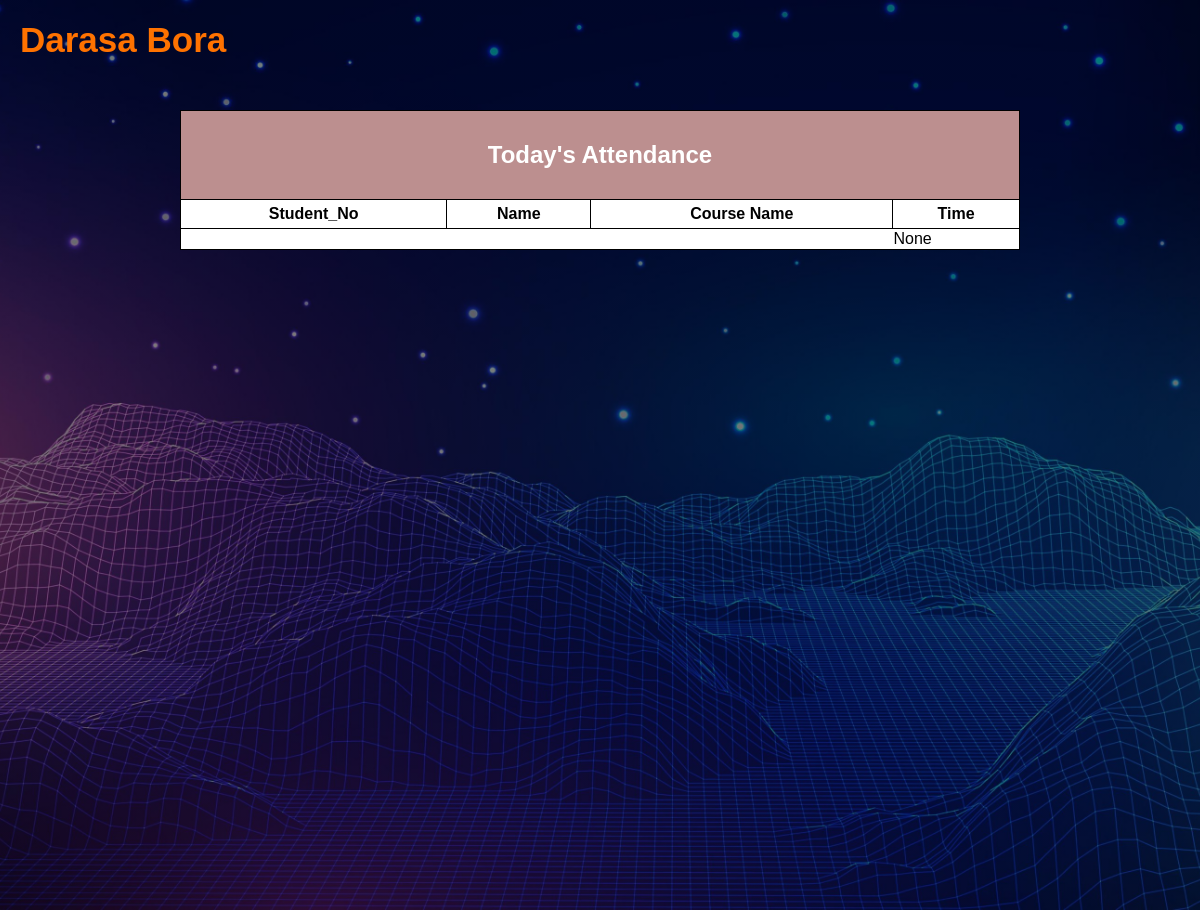
The app's page /home, older data.
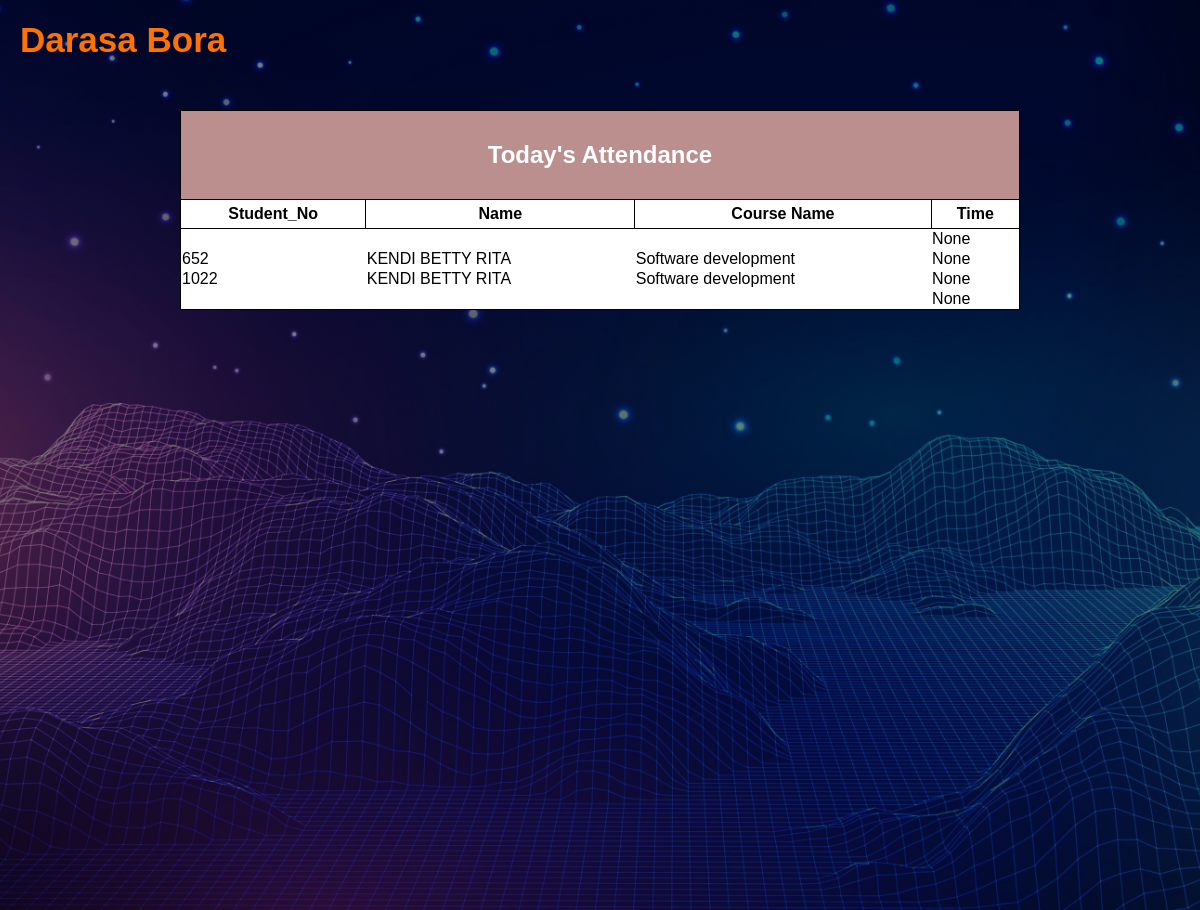
The same page, newer data.
### tables this page shows
CREATE TABLE users (
   username TEXT NOT NULL,
   password TEXT,
   email TEXT NOT NULl,
   student_no TEXT,
   course_name TEXT,
   name TEXT,
   time datetime,
   photo VARBINARY
   );

### app.py (the view)
@ app.route('/home', methods=['GET', 'POST'])
def home():
    conn = get_db_connection()
    cur = conn.cursor()
    cur.execute('SELECT student_no, name, course_name, time FROM users')
    records = cur.fetchall()
    conn.close()
    return render_template('home.html', records=records)

### app.py (called while the page is built)
def get_db_connection():
    conn = sqlite3.connect('database.db')
    conn.row_factory = sqlite3.Row
    return conn

### templates/home.html (shortened to what this page needs)
<!DOCTYPE html>
<html lang="en">
<head>
    <link rel="stylesheet" href="static/css/home.css">
</head>
<body>
    <div class="main">
        <div class="navbar">
            <div class="icon">
                <h2 class="logo">Darasa Bora</h2>
            </div>
        </div>
        <table>
            <head>
                <form action="{{ url_for('home') }}" method="post">
                    <tr>
                        <th colspan="100%" class="table-title">
                            <h2> Today's Attendance </h2>
                        </th>
                    </tr>
                    <tr>
                        <th>Student_No</th>
                        <th>Name</th>
                        <th>Course Name</th>
                        <th>Time</th>
                    </tr>
                </form>
            </head>
            <col>
            {% for record in records %}
            <tr>
                <td>{{record.student_no}}</td>
                <td>{{record.name}}</td>
                <td>{{record.course_name}}</td>
                <td>{{record.time}}</td>
            </tr>
            {% endfor %}
        </table>
    </div>
</body>
</html>

Row changes from the older to the newer data that the page shows:
added users: student_no "652", name "KENDI BETTY RITA", course_name "Software development", time "None"
added users: student_no "1022", name "KENDI BETTY RITA", course_name "Software development", time "None"
added users: time "None"
